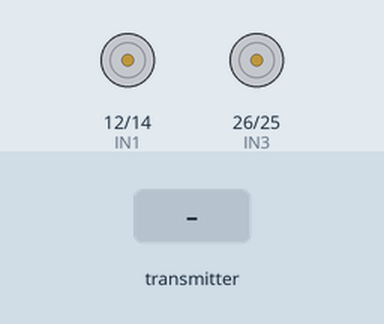
Recording of a sketch running on a simulated ESP32. On the bench: motor-driver pin pairs drawn as motors (green arrow = first pin HIGH = forward, orange = second pin HIGH = backward, longer = more drive, scaled by the enable pin). The test bench sets the inputs (shaded band). No radio packets arrive unless stated.

Above: at 1.2 s.
1.3 s: the transmitter starts sending Rx = 1024
At 2.5 s:
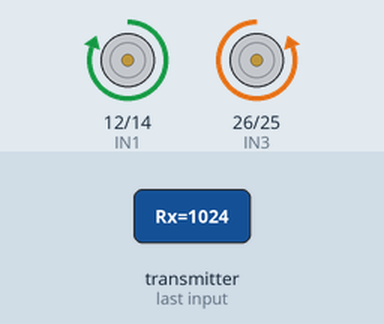
2.8 s: the transmitter starts sending Rx = 0
At 3.8 s:
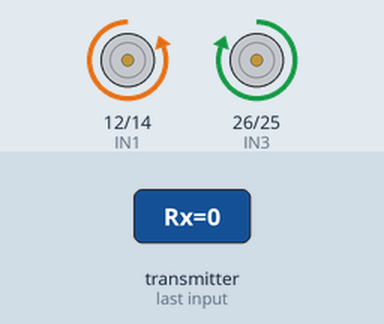
4.3 s: the transmitter starts sending Rx = 2048
At 4.9 s:
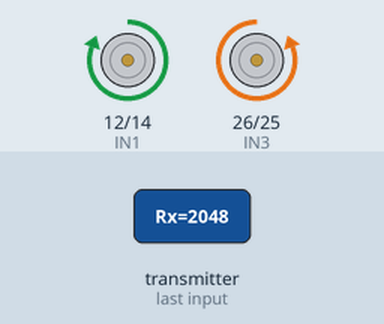
Timing chart, 0 to 7.3 s (numbered marks = the images above; inputs shaded):
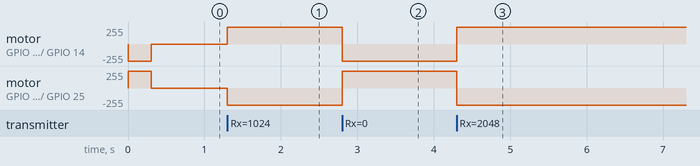

The sketch:

RadioReceiverCar.ino
```cpp
#include <SPI.h>
#include <RF24.h>
#include <nRF24L01.h>

RF24 radio(33,32); // CE, CSN
const byte address[10] = "ADDRESS01"; //Note to self: Figure out this ADDRE business.


//Motor pins. Right-left pinout may not be accurate for you.
const int ENA = 13;   // right motor speed (PWM)
const int IN1 = 12;   // right motor direction
const int IN2 = 14;
const int ENB = 27;  // left motor speed (PWM)
const int IN3 = 26;   // left motor direction
const int IN4 = 25;

//Bot is receiving this from the controller. Make sure
//To change this along with controller data package.
struct Data_Package {
  int16_t Rx;
  int16_t Ly;
  int16_t Rpot;
  int16_t Lpot;
  bool RSw;
  bool LSw;
};

Data_Package data;
//

int deadZoneUpper;
int deadZoneLower;

unsigned long lastPacketTime = 0;
const unsigned long TIMEOUT_MS = 300; // tune as needed

void setup()
{
//RadioSetupCode
  Serial.begin(9600);
  if (!radio.begin())
  {
    Serial.println("radio init FAILED");
    while (1);
  }
  radio.openReadingPipe(1, address);
  radio.setPALevel(RF24_PA_MIN);
  radio.startListening();

//MotorDriverCode
  pinMode(IN1, OUTPUT);
  pinMode(IN2, OUTPUT);

  pinMode(IN3, OUTPUT);
  pinMode(IN4, OUTPUT);

  ledcAttach(ENA, 1000, 8);   // pin, freq, resolution
  ledcAttach(ENB, 1000, 8);

  //

  //Change 512 to midpoint as required. Deadzone values will also need calibration.
  deadZoneUpper = 512 + 20;
  deadZoneLower = 512 - 10;

}

//Initial joystick values (0-1023 for me)
int axisX;
int axisY;

//Mapped joystick values
int mapX; // Mapping explained later in code
int mapY; // -255 to 255

int baseSpeed; //Essentially absolute value of mapY
int LSpeed; // Final value to input in left speed function
int RSpeed; // Final value to input in right speed function

void loop()
{

  //Radio available else abandon as per TIMEOUT_MS
  if (radio.available())
  {
    radio.read(&data, sizeof(Data_Package));
    axisY = data.Ly;
    axisX = data.Rx;
    lastPacketTime = millis();
  }
  else if (millis() - lastPacketTime > TIMEOUT_MS) //midpoint
  {
    axisY = 512;
    axisX = 512;
    Lspd(0);
    Rspd(0);
    return;
  }
  //

  //Deadzone based speed setting for Y axis
  if ((axisY < deadZoneUpper) && (axisY > deadZoneLower))
  {
    baseSpeed = 0;
  }
  else //Map from 255 to -255
  {
    mapY = map(axisY,0,1023,255,-255);
    baseSpeed = abs(mapY);
  }
  //

  //Deadzone based speed setting for X axis
  if ((axisX < deadZoneUpper) && (axisX > deadZoneLower))
  {
    mapX = 0;
  }
  else
  {
    mapX = map(axisX,0,1023,(-2*baseSpeed),(2*baseSpeed));
    //Explanation: If my current speed is 100 (forward), mapX = 200 at max.
    //0 to 200 will be subtracted from either right or left wheel speed
    //Depending on X joystick value
  }
  //

  //Currently input for speed functions relies on X, Y is computed within
  //Will eventually change so that Y related things are also
  //Computed outside the function
  if (mapX < 0)
  {
    Lspd(baseSpeed - abs(mapX));
    Rspd(baseSpeed);
  }
  else if (mapX > 0)
  {
    Lspd(baseSpeed);
    Rspd(baseSpeed - abs(mapX));
  }
  else
  {
    Lspd(baseSpeed);
    Rspd(baseSpeed);
  }
  //Note: Some of the comparison operator directions
  //Can be changed to match wiring.
}


void Lspd(int spd)
{
  if (mapY < 0)
  {

    if (spd > 0)
    {
      ledcWrite(ENB, spd);
      digitalWrite(IN3, HIGH);
      digitalWrite(IN4, LOW);
    }
    else if (spd < 0)
    {
      ledcWrite(ENB, abs(spd));
      digitalWrite(IN3, LOW);
      digitalWrite(IN4, HIGH);
    }
    else
    {
      ledcWrite(ENB, 0);
      digitalWrite(IN3,HIGH);
      digitalWrite(IN4,HIGH);
    }
  }

  else if (mapY > 0)
  {

    if (spd < 0)
    {
      ledcWrite(ENB, spd);
      digitalWrite(IN3, HIGH);
      digitalWrite(IN4, LOW);
    }
    else if (spd > 0)
    {
      ledcWrite(ENB, abs(spd));
      digitalWrite(IN3, LOW);
      digitalWrite(IN4, HIGH);
    }
    else
    {
      ledcWrite(ENB, 0);
      digitalWrite(IN3,HIGH);
      digitalWrite(IN4,HIGH);
    }
  }
}

void Rspd(int spd)
{
  if (mapY < 0)
  {

    if (spd > 0)
    {
      ledcWrite(ENA, spd);
      digitalWrite(IN1, HIGH);
      digitalWrite(IN2, LOW);
    }
    else if (spd < 0)
    {
      ledcWrite(ENA, abs(spd));
      digitalWrite(IN1, LOW);
      digitalWrite(IN2, HIGH);
    }
    else
    {
      ledcWrite(ENA, 0);
      digitalWrite(IN1,HIGH);
      digitalWrite(IN2,HIGH);
    }
  }

  else if (mapY > 0)
  {

    if (spd < 0)
    {
      ledcWrite(ENA, spd);
      digitalWrite(IN1, HIGH);
      digitalWrite(IN2, LOW);
    }
    else if (spd > 0)
    {
      ledcWrite(ENA, abs(spd));
      digitalWrite(IN1, LOW);
      digitalWrite(IN2, HIGH);
    }
    else
    {
      ledcWrite(ENA, 0);
      digitalWrite(IN1,HIGH);
      digitalWrite(IN2,HIGH);
    }
  }
}
```

Measured:
- after the input at 1.3 s, motor on GPIO 12 (IN1) / GPIO 14 (IN2): stopped → forward 255/255 at once; motor on GPIO 26 (IN3) / GPIO 25 (IN4): stopped → backward 255/255 at once
- after the input at 2.8 s, motor on GPIO 12 (IN1) / GPIO 14 (IN2): forward 255/255 → backward 255/255 at once; motor on GPIO 26 (IN3) / GPIO 25 (IN4): backward 255/255 → forward 255/255 at once
- after the input at 4.3 s, motor on GPIO 12 (IN1) / GPIO 14 (IN2): backward 255/255 → forward 255/255 at once; motor on GPIO 26 (IN3) / GPIO 25 (IN4): forward 255/255 → backward 255/255 at once
